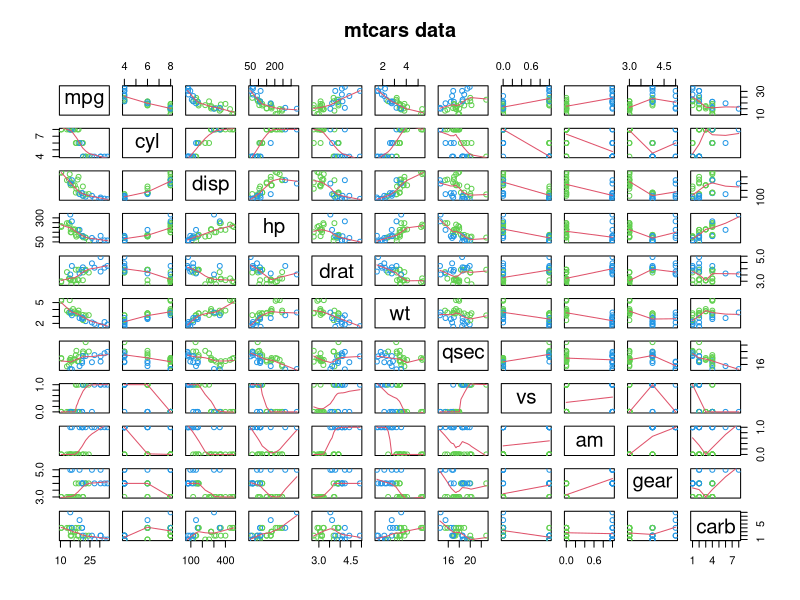
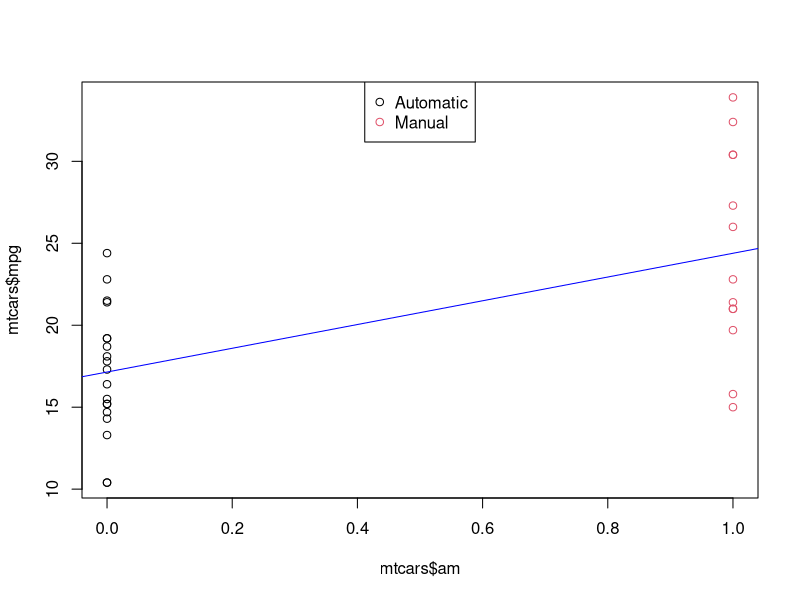
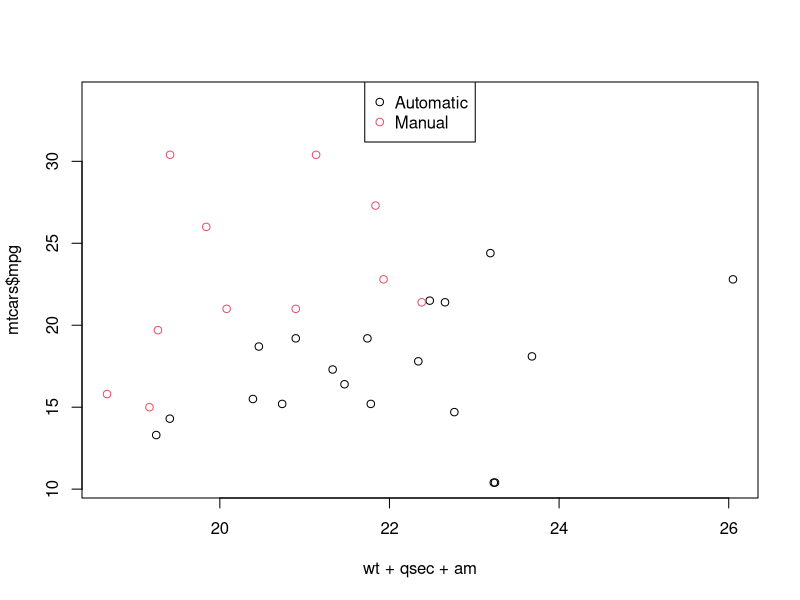
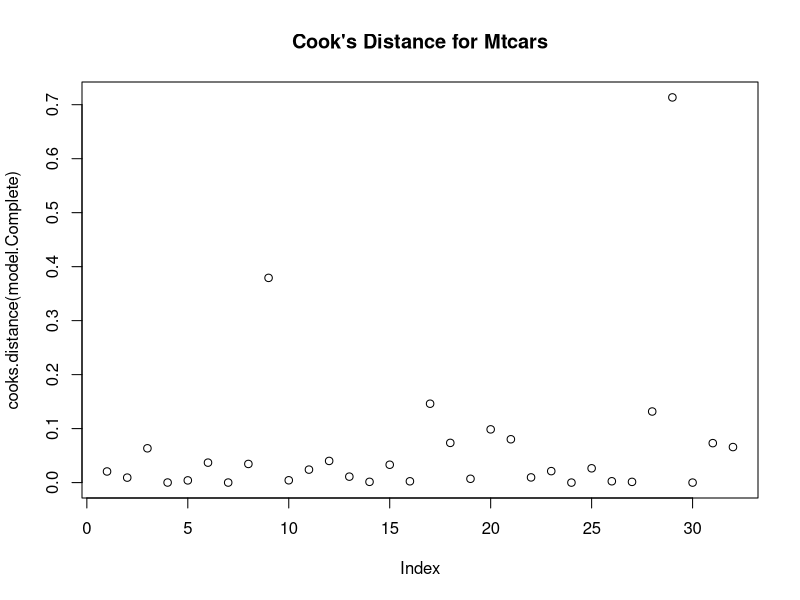
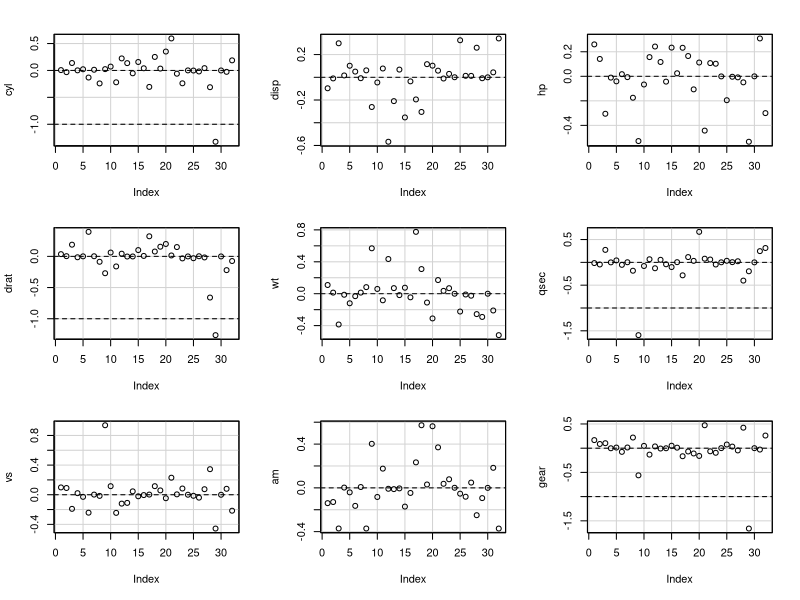
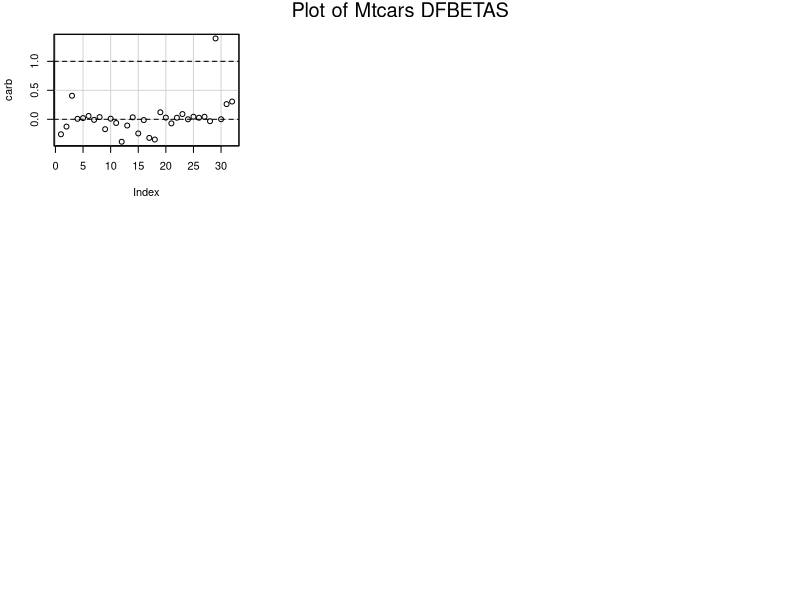
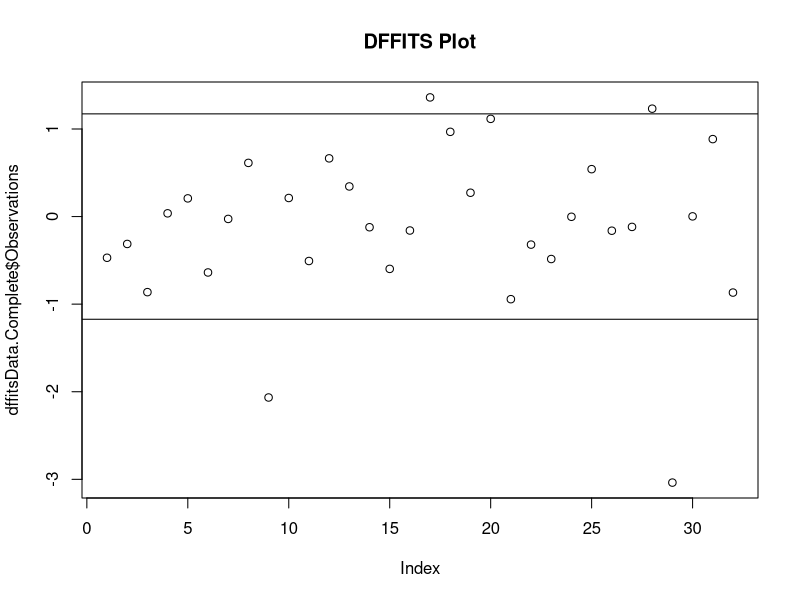
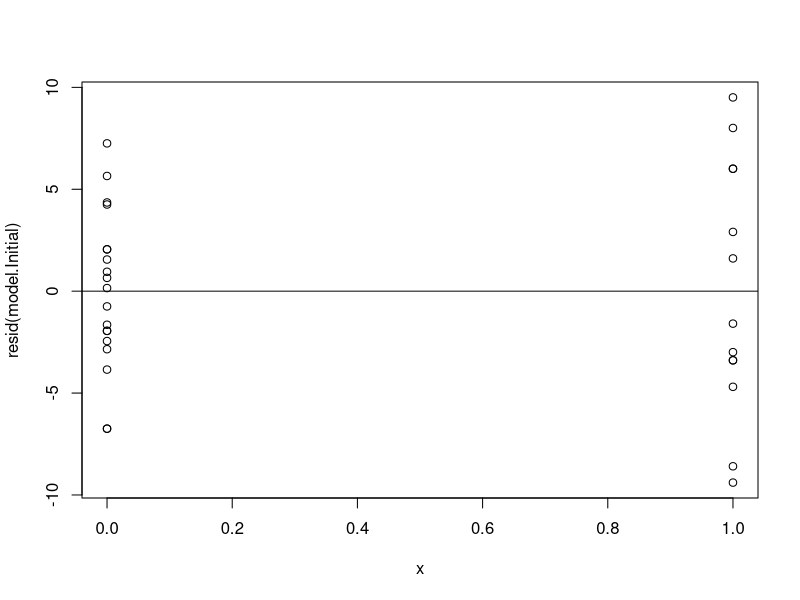

R code for these plots, in order:
## ---- chunk 1
data(mtcars)
## ---- chunk 2
model.Initial <- lm(mpg ~ am, data=mtcars)
summary(model.Initial)
coeff.Model.Initial <- coef(model.Initial)
pvalue.model.Initial <- as.character(anova(model.Initial)$'Pr(>F)'[1])
pvalues.coff.model.Initial <- as.character(summary(model.Initial)$coefficients[,4])
r.model.Initial <- summary(model.Initial)$r.squared
## ---- chunk 3
model.Complete <- lm(mpg ~ ., data=mtcars)
summary(model.Complete)
coeff.Model.Complete <- coef(model.Complete)
pvalue.model.Complete <- as.character(anova(model.Complete)$'Pr(>F)'[1])
pvalues.coff.model.Complete <- as.character(summary(model.Complete)$coefficients[,4])
r.model.Complete <- summary(model.Complete)$r.squared
## ---- chunk 4
step.result <- as.character(step(model.Complete, trace=FALSE)$call)
model.Step <- lm(mpg ~ wt + qsec + am, data=mtcars)
summary(model.Step)
coeff.Model.Step <- coef(model.Step)
pvalue.model.Step <- as.character(anova(model.Step)$'Pr(>F)'[1])
pvalues.coff.model.Step <- as.character(summary(model.Step)$coefficients[,4])
r.model.Step <- summary(model.Step)$r.squared
## ---- chunk 5
#Confidence Interval
sumCoef.Complete <- summary(model.Complete)$coef
confInterval.Model.Complete <- sumCoef.Complete[9,1] + c(-1,1) * qt(0.975, df=model.Complete$df) * sumCoef.Complete[9,2]
## ---- chunk 6
library(car)
anova(model.Initial, model.Step, model.Complete)
## ---- chunk 7
#Calculate residuals
e.ModelInitial <- resid(model.Initial)

y <- mtcars$mpg
#Calculate predicted y (mpg)
yhat <- predict(model.Initial)
#Calculate max difference between residual and observed Y - predicted Y (y hat)
max(abs(e.ModelInitial -(y - yhat)))
## ---- chunk 8
#Calculate residuals
e.ModelComplete <- resid(model.Complete)

#Calculate predicted y (mpg)
yhat <- predict(model.Complete)
#Calculate max difference between residual and observed Y - predicted Y (y hat)
max(abs(e.ModelComplete -(y - yhat)))
## ---- chunk 9
#Calculate residuals
e.Model.Step <- resid(model.Step)

#Calculate predicted y (mpg)
yhat <- predict(model.Step)
#Calculate max difference between residual and observed Y - predicted Y (y hat)
max(abs(e.Model.Step -(y - yhat)))
## ---- chunk 10
#Calculate variation
n <- length(y)
var.e.Model.Initial <- sqrt((1/(n-2))*sum((e.ModelInitial^2)))
var.e.Model.Initial
#R function to calculate residual variation
summary(model.Initial)$sigma
## ---- chunk 11
#Calculate R2
R2.Model.Initial <- sum((yhat - mean(y))^2)/sum((y-mean(y))^2)
R2.Model.Initial
## ---- chunk 12
#Calculation of coefficients
# sigma <- var.e.Model.Initial
# ssx <- sum((x - mean(x))^2)
# seBeta0 <- (1/n + mean(x)^2/ssx) ^ 0.5 * sigma
# seBeta1 <- sigma / sqrt(ssx)
# tBeta0 <- beta0 / seBeta0
# tBeta1 <- beta1 / seBeta1
# pBeta0 <- 2 * pt(abs(tBeta0), df=n-2, lower.tail=FALSE)
# pBeta1 <- 2 * pt(abs(tBeta1), df=n-2, lower.tail=FALSE)
# coefTable <- rbind(c(beta0, seBeta0, tBeta0, pBeta0), c(beta1, seBeta1, tBeta1, pBeta1))
# colnames(coefTable) <- c("Estimate","Std.Error", "t value", "P(>|t|)")
# rownames(coefTable) <- c("(Intercept)", "x")
# coefTable
## ---- chunk 13
sumCoef <- summary(model.Initial)$coef
confInterval.Model.Initial <- sumCoef[1,1] + c(-1,1) * qt(0.975, df=model.Initial$df) * sumCoef[1,2]
## ---- chunk 14
sumCoef.Complete <- summary(model.Complete)$coef
confInterval.Model.Complete <- sumCoef.Complete[1,1] + c(-1,1) * qt(0.975, df=model.Complete$df) * sumCoef.Complete[1,2]
## ---- chunk 15
sumCoef.Step <- summary(model.Step)$coef
confInterval.Model.Step <- sumCoef.Step[1,1] + c(-1,1) * qt(0.975, df=model.Step$df) * sumCoef.Step[1,2]
## ---- chunk 16
summary(model.Initial)
## ---- chunk 17
summary(model.Complete)
## ---- chunk 18
summary(model.Step)
## ---- chunk 19
pairs(mtcars, panel = panel.smooth, main = "mtcars data", col=3+(mtcars$am>0))
## ---- chunk 20
plot(x=mtcars$am, y=mtcars$mpg,col=mtcars$am+1)
legend("top",c("Automatic","Manual"),col=c(1,2),pch=1)
abline(model.Initial, col="blue")


with(mtcars, plot(x=wt + qsec + am, y=mtcars$mpg,col=mtcars$am+1))
legend("top",c("Automatic","Manual"),col=c(1,2),pch=1)

plot(cooks.distance(model.Complete), main="Cook's Distance for Mtcars")
dfbetasPlots(model.Complete, main="Plot of Mtcars DFBETAS")

#Dffits
dffitsData.Complete <- as.data.frame(dffits(model.Complete))
names(dffitsData.Complete) <- c("Observations")
cutoff <- 2*sqrt(11/length(mtcars$mpg))
plot(dffitsData.Complete$Observations, main="DFFITS Plot")
abline(h=cutoff)
abline(h=-cutoff)
labels=row.names(mtcars)

## ---- chunk 21
x <- mtcars$am
plot(x, resid(model.Initial))
abline(h=0)
plot(x, resid(model.Complete))
abline(h=0)
plot(x, resid(model.Step))
abline(h=0)
